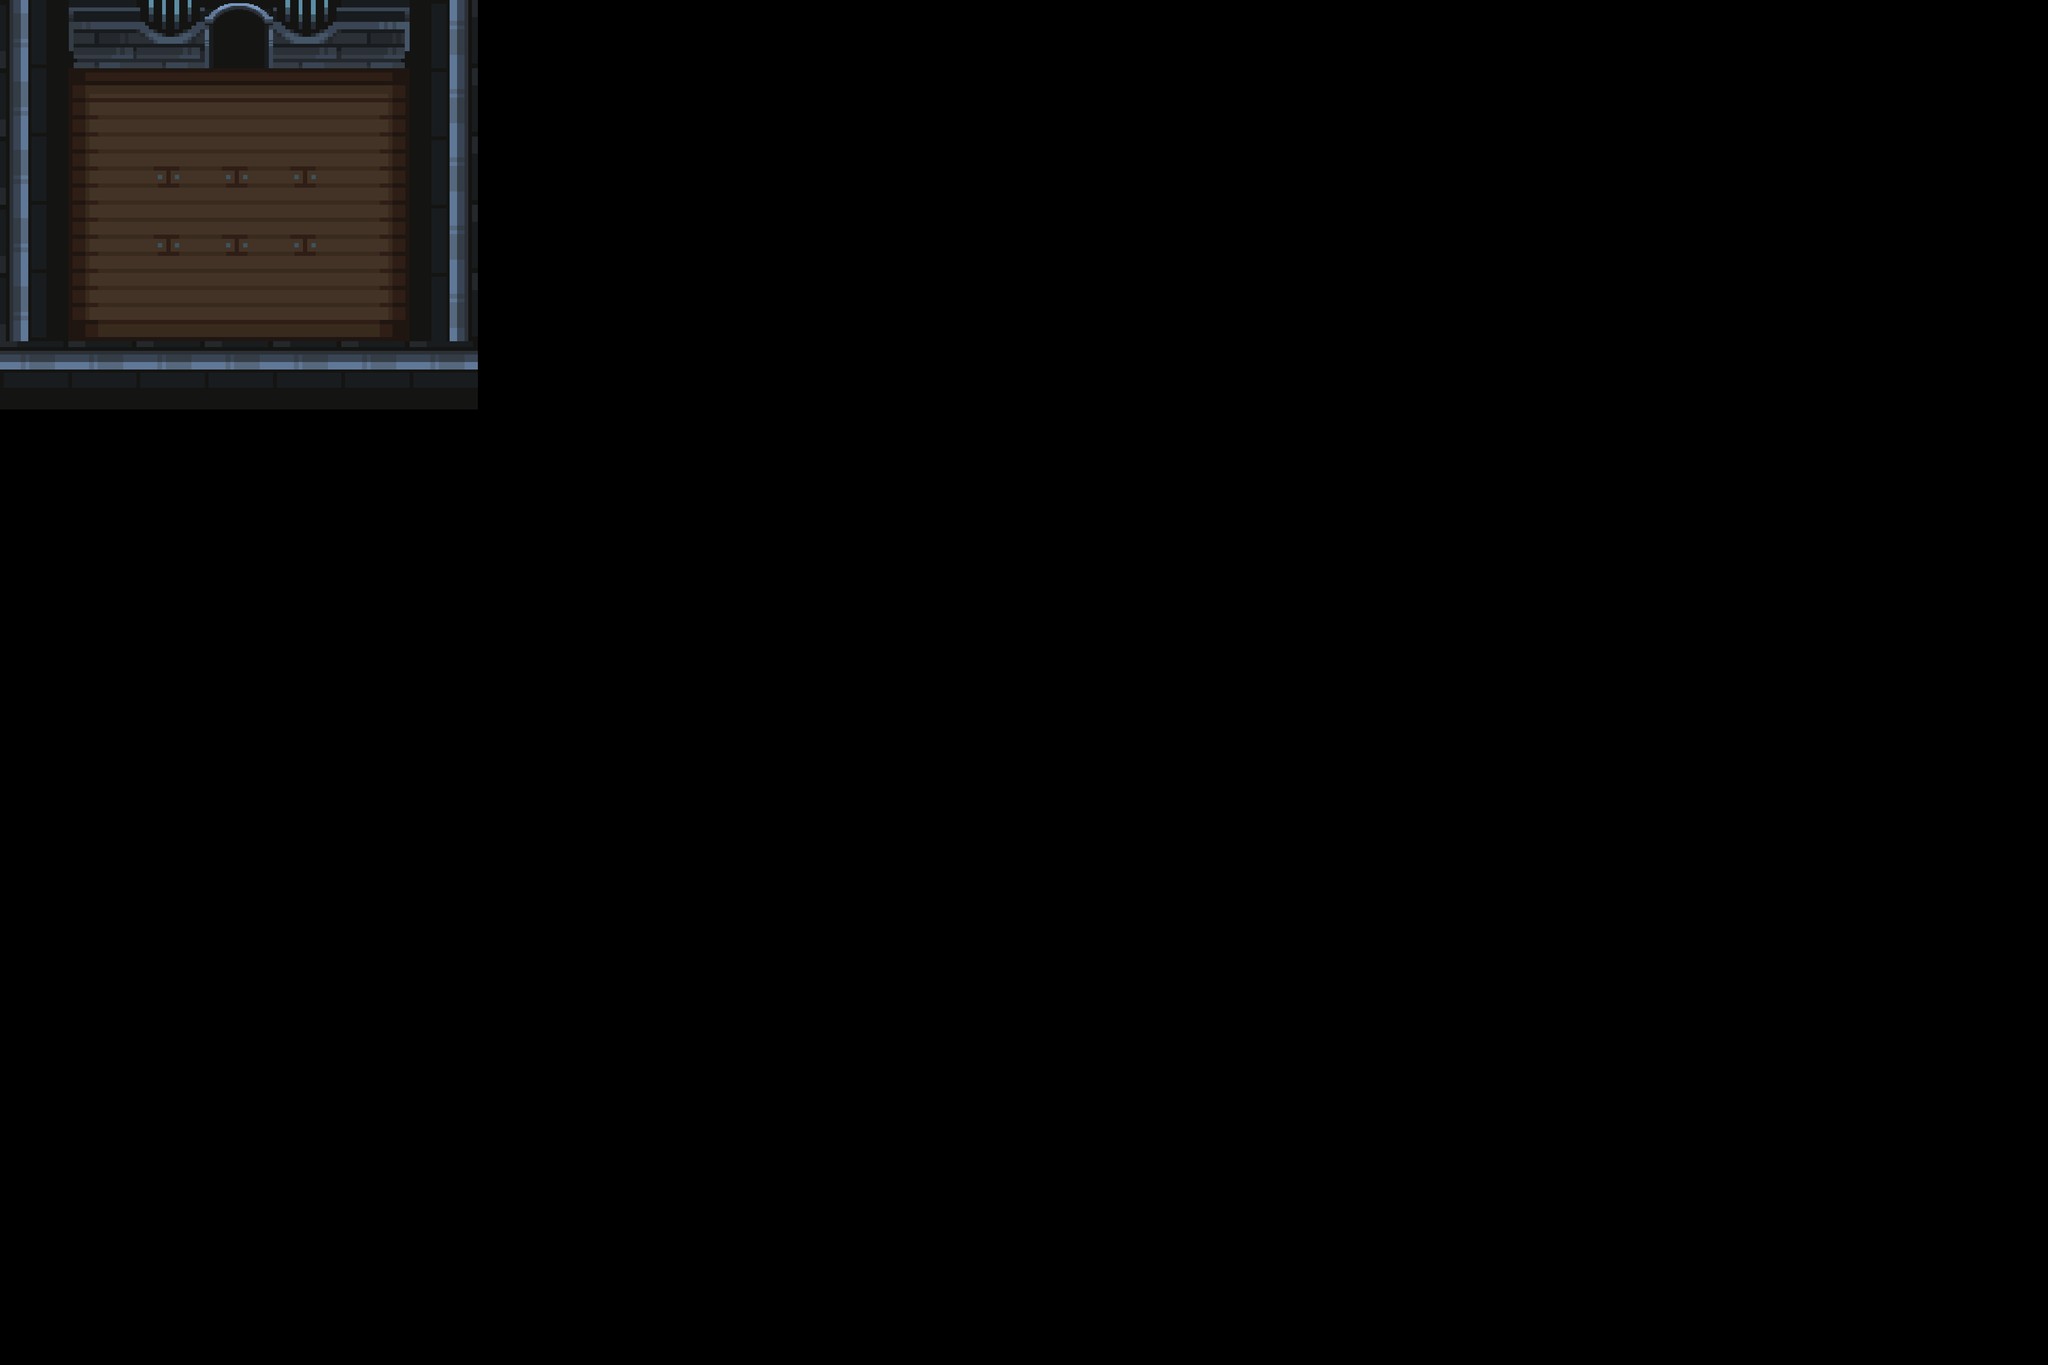

Below is a game level as drawn by its tile map, then a one-line description and the .tmx file that defines it, in full:
An orthogonal 30x20 tile map with 128x128 px tiles, 4 tile layers (floor, objects, wall, door) and 2 objects (player, tonodee).

<map version="1.10" tiledversion="1.11.0" orientation="orthogonal" renderorder="right-down" width="30" height="20" tilewidth="128" tileheight="128" infinite="0" nextlayerid="7" nextobjectid="10">
 <tileset firstgid="1" source="../dungeon_tile2.tsx" />
 <layer id="2" name="floor" width="30" height="20">
  <data encoding="csv">
0,0,0,0,0,0,0,0,0,0,0,0,0,0,0,0,0,0,0,0,0,0,0,0,0,0,0,0,0,0,
0,251,252,252,252,253,0,0,0,0,0,0,0,0,0,0,0,0,0,0,0,0,0,0,0,0,0,0,0,0,
0,276,280,280,280,278,0,0,0,0,0,0,0,0,0,0,0,0,0,0,0,0,0,0,0,0,0,0,0,0,
0,276,280,280,280,278,0,0,0,0,0,0,0,0,0,0,0,0,0,0,0,0,0,0,0,0,0,0,0,0,
0,301,302,302,302,303,0,0,0,0,0,0,0,0,0,0,0,0,0,0,0,0,0,0,0,0,0,0,0,0,
0,0,0,0,0,0,0,0,0,0,0,0,0,0,0,0,0,0,0,0,0,0,0,0,0,0,0,0,0,0,
0,0,0,0,0,0,0,0,0,0,0,0,0,0,0,0,0,0,0,0,0,0,0,0,0,0,0,0,0,0,
0,0,0,0,0,0,0,0,0,0,0,0,0,0,0,0,0,0,0,0,0,0,0,0,0,0,0,0,0,0,
0,0,0,0,0,0,0,0,0,0,0,0,0,0,0,0,0,0,0,0,0,0,0,0,0,0,0,0,0,0,
0,0,0,0,0,0,0,0,0,0,0,0,0,0,0,0,0,0,0,0,0,0,0,0,0,0,0,0,0,0,
0,0,0,0,0,0,0,0,0,0,0,0,0,0,0,0,0,0,0,0,0,0,0,0,0,0,0,0,0,0,
0,0,0,0,0,0,0,0,0,0,0,0,0,0,0,0,0,0,0,0,0,0,0,0,0,0,0,0,0,0,
0,0,0,0,0,0,0,0,0,0,0,0,0,0,0,0,0,0,0,0,0,0,0,0,0,0,0,0,0,0,
0,0,0,0,0,0,0,0,0,0,0,0,0,0,0,0,0,0,0,0,0,0,0,0,0,0,0,0,0,0,
0,0,0,0,0,0,0,0,0,0,0,0,0,0,0,0,0,0,0,0,0,0,0,0,0,0,0,0,0,0,
0,0,0,0,0,0,0,0,0,0,0,0,0,0,0,0,0,0,0,0,0,0,0,0,0,0,0,0,0,0,
0,0,0,0,0,0,0,0,0,0,0,0,0,0,0,0,0,0,0,0,0,0,0,0,0,0,0,0,0,0,
0,0,0,0,0,0,0,0,0,0,0,0,0,0,0,0,0,0,0,0,0,0,0,0,0,0,0,0,0,0,
0,0,0,0,0,0,0,0,0,0,0,0,0,0,0,0,0,0,0,0,0,0,0,0,0,0,0,0,0,0,
0,0,0,0,0,0,0,0,0,0,0,0,0,0,0,0,0,0,0,0,0,0,0,0,0,0,0,0,0,0
</data>
 </layer>
 <layer id="3" name="objects" width="30" height="20">
  <data encoding="csv">
0,0,0,0,0,0,0,0,0,0,0,0,0,0,0,0,0,0,0,0,0,0,0,0,0,0,0,0,0,0,
0,0,0,0,0,0,0,0,0,0,0,0,0,0,0,0,0,0,0,0,0,0,0,0,0,0,0,0,0,0,
0,0,0,0,0,0,0,0,0,0,0,0,0,0,0,0,0,0,0,0,0,0,0,0,0,0,0,0,0,0,
0,0,0,0,0,0,0,0,0,0,0,0,0,0,0,0,0,0,0,0,0,0,0,0,0,0,0,0,0,0,
0,0,0,0,0,0,0,0,0,0,0,0,0,0,0,0,0,0,0,0,0,0,0,0,0,0,0,0,0,0,
0,0,0,0,0,0,0,0,0,0,0,0,0,0,0,0,0,0,0,0,0,0,0,0,0,0,0,0,0,0,
0,0,0,0,0,0,0,0,0,0,0,0,0,0,0,0,0,0,0,0,0,0,0,0,0,0,0,0,0,0,
0,0,0,0,0,0,0,0,0,0,0,0,0,0,0,0,0,0,0,0,0,0,0,0,0,0,0,0,0,0,
0,0,0,0,0,0,0,0,0,0,0,0,0,0,0,0,0,0,0,0,0,0,0,0,0,0,0,0,0,0,
0,0,0,0,0,0,0,0,0,0,0,0,0,0,0,0,0,0,0,0,0,0,0,0,0,0,0,0,0,0,
0,0,0,0,0,0,0,0,0,0,0,0,0,0,0,0,0,0,0,0,0,0,0,0,0,0,0,0,0,0,
0,0,0,0,0,0,0,0,0,0,0,0,0,0,0,0,0,0,0,0,0,0,0,0,0,0,0,0,0,0,
0,0,0,0,0,0,0,0,0,0,0,0,0,0,0,0,0,0,0,0,0,0,0,0,0,0,0,0,0,0,
0,0,0,0,0,0,0,0,0,0,0,0,0,0,0,0,0,0,0,0,0,0,0,0,0,0,0,0,0,0,
0,0,0,0,0,0,0,0,0,0,0,0,0,0,0,0,0,0,0,0,0,0,0,0,0,0,0,0,0,0,
0,0,0,0,0,0,0,0,0,0,0,0,0,0,0,0,0,0,0,0,0,0,0,0,0,0,0,0,0,0,
0,0,0,0,0,0,0,0,0,0,0,0,0,0,0,0,0,0,0,0,0,0,0,0,0,0,0,0,0,0,
0,0,0,0,0,0,0,0,0,0,0,0,0,0,0,0,0,0,0,0,0,0,0,0,0,0,0,0,0,0,
0,0,0,0,0,0,0,0,0,0,0,0,0,0,0,0,0,0,0,0,0,0,0,0,0,0,0,0,0,0,
0,0,0,0,0,0,0,0,0,0,0,0,0,0,0,0,0,0,0,0,0,0,0,0,0,0,0,0,0,0
</data>
 </layer>
 <objectgroup id="5" name="player">
  <object id="1" name="player" x="452" y="309.667" />
 </objectgroup>
 <layer id="1" name="wall" width="30" height="20">
  <data encoding="csv">
2684354571,3221225610,3221225609,3221225609,3221225609,3221225608,1610612747,0,0,0,0,0,0,0,0,0,0,0,0,0,0,0,0,0,0,0,0,0,0,0,
2684354571,0,0,0,0,0,1610612747,0,0,0,0,0,0,0,0,0,0,0,0,0,0,0,0,0,0,0,0,0,0,0,
2684354571,0,0,0,0,0,1610612747,0,0,0,0,0,0,0,0,0,0,0,0,0,0,0,0,0,0,0,0,0,0,0,
2684354571,0,0,0,0,0,1610612747,0,0,0,0,0,0,0,0,0,0,0,0,0,0,0,0,0,0,0,0,0,0,0,
2684354571,0,0,0,0,0,1610612747,0,0,0,0,0,0,0,0,0,0,0,0,0,0,0,0,0,0,0,0,0,0,0,
2684354571,0,0,0,0,0,1610612747,0,0,0,0,0,0,0,0,0,0,0,0,0,0,0,0,0,0,0,0,0,0,0,
0,0,0,0,0,0,0,0,0,0,0,0,0,0,0,0,0,0,0,0,0,0,0,0,0,0,0,0,0,0,
0,0,0,0,0,0,0,0,0,0,0,0,0,0,0,0,0,0,0,0,0,0,0,0,0,0,0,0,0,0,
0,0,0,0,0,0,0,0,0,0,0,0,0,0,0,0,0,0,0,0,0,0,0,0,0,0,0,0,0,0,
0,0,0,0,0,0,0,0,0,0,0,0,0,0,0,0,0,0,0,0,0,0,0,0,0,0,0,0,0,0,
0,0,0,0,0,0,0,0,0,0,0,0,0,0,0,0,0,0,0,0,0,0,0,0,0,0,0,0,0,0,
0,0,0,0,0,0,0,0,0,0,0,0,0,0,0,0,0,0,0,0,0,0,0,0,0,0,0,0,0,0,
0,0,0,0,0,0,0,0,0,0,0,0,0,0,0,0,0,0,0,0,0,0,0,0,0,0,0,0,0,0,
0,0,0,0,0,0,0,0,0,0,0,0,0,0,0,0,0,0,0,0,0,0,0,0,0,0,0,0,0,0,
0,0,0,0,0,0,0,0,0,0,0,0,0,0,0,0,0,0,0,0,0,0,0,0,0,0,0,0,0,0,
0,0,0,0,0,0,0,0,0,0,0,0,0,0,0,0,0,0,0,0,0,0,0,0,0,0,0,0,0,0,
0,0,0,0,0,0,0,0,0,0,0,0,0,0,0,0,0,0,0,0,0,0,0,0,0,0,0,0,0,0,
0,0,0,0,0,0,0,0,0,0,0,0,0,0,0,0,0,0,0,0,0,0,0,0,0,0,0,0,0,0,
0,0,0,0,0,0,0,0,0,0,0,0,0,0,0,0,0,0,0,0,0,0,0,0,0,0,0,0,0,0,
0,0,0,0,0,0,0,0,0,0,0,0,0,0,0,0,0,0,0,0,0,0,0,0,0,0,0,0,0,0
</data>
 </layer>
 <layer id="4" name="door" width="30" height="20">
  <data encoding="csv">
0,0,0,163,0,0,0,0,0,0,0,0,0,0,0,0,0,0,0,0,0,0,0,0,0,0,0,0,0,0,
0,0,0,0,0,0,0,0,0,0,0,0,0,0,0,0,0,0,0,0,0,0,0,0,0,0,0,0,0,0,
0,0,0,0,0,0,0,0,0,0,0,0,0,0,0,0,0,0,0,0,0,0,0,0,0,0,0,0,0,0,
0,0,0,0,0,0,0,0,0,0,0,0,0,0,0,0,0,0,0,0,0,0,0,0,0,0,0,0,0,0,
0,0,0,0,0,0,0,0,0,0,0,0,0,0,0,0,0,0,0,0,0,0,0,0,0,0,0,0,0,0,
3221225483,3221225483,3221225483,3221225483,3221225483,3221225483,3221225483,0,0,0,0,0,0,0,0,0,0,0,0,0,0,0,0,0,0,0,0,0,0,0,
0,0,0,0,0,0,0,0,0,0,0,0,0,0,0,0,0,0,0,0,0,0,0,0,0,0,0,0,0,0,
0,0,0,0,0,0,0,0,0,0,0,0,0,0,0,0,0,0,0,0,0,0,0,0,0,0,0,0,0,0,
0,0,0,0,0,0,0,0,0,0,0,0,0,0,0,0,0,0,0,0,0,0,0,0,0,0,0,0,0,0,
0,0,0,0,0,0,0,0,0,0,0,0,0,0,0,0,0,0,0,0,0,0,0,0,0,0,0,0,0,0,
0,0,0,0,0,0,0,0,0,0,0,0,0,0,0,0,0,0,0,0,0,0,0,0,0,0,0,0,0,0,
0,0,0,0,0,0,0,0,0,0,0,0,0,0,0,0,0,0,0,0,0,0,0,0,0,0,0,0,0,0,
0,0,0,0,0,0,0,0,0,0,0,0,0,0,0,0,0,0,0,0,0,0,0,0,0,0,0,0,0,0,
0,0,0,0,0,0,0,0,0,0,0,0,0,0,0,0,0,0,0,0,0,0,0,0,0,0,0,0,0,0,
0,0,0,0,0,0,0,0,0,0,0,0,0,0,0,0,0,0,0,0,0,0,0,0,0,0,0,0,0,0,
0,0,0,0,0,0,0,0,0,0,0,0,0,0,0,0,0,0,0,0,0,0,0,0,0,0,0,0,0,0,
0,0,0,0,0,0,0,0,0,0,0,0,0,0,0,0,0,0,0,0,0,0,0,0,0,0,0,0,0,0,
0,0,0,0,0,0,0,0,0,0,0,0,0,0,0,0,0,0,0,0,0,0,0,0,0,0,0,0,0,0,
0,0,0,0,0,0,0,0,0,0,0,0,0,0,0,0,0,0,0,0,0,0,0,0,0,0,0,0,0,0,
0,0,0,0,0,0,0,0,0,0,0,0,0,0,0,0,0,0,0,0,0,0,0,0,0,0,0,0,0,0
</data>
 </layer>
 <objectgroup id="6" name="door">
  <object id="9" name="tonodee" x="384" y="0">
   <properties>
    <property name="path" value="../map/medium/nodee.tmx" />
    <property name="player" value="nodee" />
   </properties>
  </object>
 </objectgroup>
</map>
